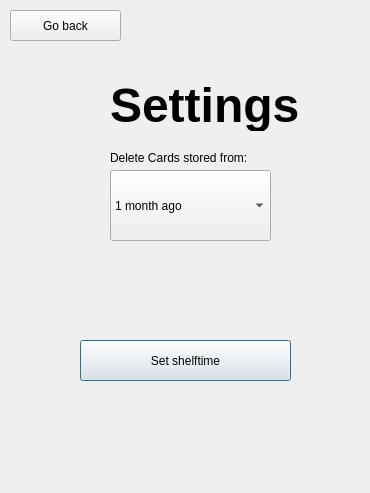
<?xml version="1.0" encoding="UTF-8"?>
<ui version="4.0">
 <class>Dialog</class>
 <widget class="QDialog" name="Dialog">
  <property name="geometry">
   <rect>
    <x>0</x>
    <y>0</y>
    <width>370</width>
    <height>493</height>
   </rect>
  </property>
  <property name="windowTitle">
   <string>Dialog</string>
  </property>
  <widget class="QLabel" name="label">
   <property name="geometry">
    <rect>
     <x>110</x>
     <y>80</y>
     <width>231</width>
     <height>51</height>
    </rect>
   </property>
   <property name="font">
    <font>
     <family>Helvetica</family>
     <pointsize>36</pointsize>
     <weight>75</weight>
     <bold>true</bold>
    </font>
   </property>
   <property name="text">
    <string>Settings</string>
   </property>
  </widget>
  <widget class="QPushButton" name="pushButton">
   <property name="geometry">
    <rect>
     <x>80</x>
     <y>340</y>
     <width>211</width>
     <height>41</height>
    </rect>
   </property>
   <property name="text">
    <string>Set shelftime</string>
   </property>
  </widget>
  <widget class="QLabel" name="label_2">
   <property name="geometry">
    <rect>
     <x>110</x>
     <y>150</y>
     <width>241</width>
     <height>16</height>
    </rect>
   </property>
   <property name="text">
    <string>Delete Cards stored from:</string>
   </property>
  </widget>
  <widget class="QPushButton" name="pushButton_3">
   <property name="geometry">
    <rect>
     <x>10</x>
     <y>10</y>
     <width>111</width>
     <height>31</height>
    </rect>
   </property>
   <property name="text">
    <string>Go back</string>
   </property>
  </widget>
  <widget class="QComboBox" name="menu">
   <property name="geometry">
    <rect>
     <x>110</x>
     <y>170</y>
     <width>161</width>
     <height>71</height>
    </rect>
   </property>
   <item>
    <property name="text">
     <string>1 month ago</string>
    </property>
   </item>
   <item>
    <property name="text">
     <string>2 months ago</string>
    </property>
   </item>
   <item>
    <property name="text">
     <string>3 months ago</string>
    </property>
   </item>
   <item>
    <property name="text">
     <string>6 months ago</string>
    </property>
   </item>
   <item>
    <property name="text">
     <string>1 year ago</string>
    </property>
   </item>
  </widget>
  <widget class="QLabel" name="label_3">
   <property name="geometry">
    <rect>
     <x>70</x>
     <y>270</y>
     <width>231</width>
     <height>31</height>
    </rect>
   </property>
   <property name="text">
    <string/>
   </property>
   <property name="wordWrap">
    <bool>true</bool>
   </property>
  </widget>
 </widget>
 <resources/>
 <connections/>
</ui>
